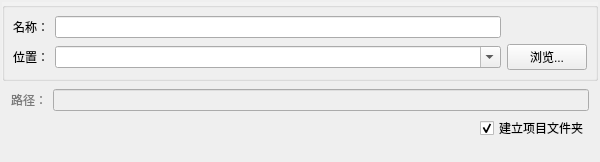
<?xml version="1.0" encoding="UTF-8"?>
<ui version="4.0">
 <class>P_ProjectCreate</class>
 <widget class="QWidget" name="P_ProjectCreate">
  <property name="geometry">
   <rect>
    <x>0</x>
    <y>0</y>
    <width>600</width>
    <height>162</height>
   </rect>
  </property>
  <property name="windowTitle">
   <string>Form</string>
  </property>
  <layout class="QVBoxLayout" name="verticalLayout">
   <property name="spacing">
    <number>4</number>
   </property>
   <property name="leftMargin">
    <number>2</number>
   </property>
   <property name="topMargin">
    <number>2</number>
   </property>
   <property name="rightMargin">
    <number>2</number>
   </property>
   <property name="bottomMargin">
    <number>2</number>
   </property>
   <item>
    <widget class="QGroupBox" name="groupBox">
     <property name="styleSheet">
      <string notr="true">#groupBox{
	background-color:rgba(255,255,255,55);
}</string>
     </property>
     <property name="title">
      <string/>
     </property>
     <layout class="QGridLayout" name="gridLayout" columnstretch="0,1,0">
      <property name="leftMargin">
       <number>8</number>
      </property>
      <property name="topMargin">
       <number>8</number>
      </property>
      <property name="rightMargin">
       <number>8</number>
      </property>
      <property name="bottomMargin">
       <number>8</number>
      </property>
      <item row="0" column="0">
       <widget class="QLabel" name="label">
        <property name="text">
         <string>名称：</string>
        </property>
       </widget>
      </item>
      <item row="0" column="1">
       <widget class="QLineEdit" name="lineEdit_name"/>
      </item>
      <item row="1" column="0">
       <widget class="QLabel" name="label_2">
        <property name="text">
         <string>位置：</string>
        </property>
       </widget>
      </item>
      <item row="1" column="1">
       <widget class="QComboBox" name="comboBox_path">
        <property name="editable">
         <bool>true</bool>
        </property>
       </widget>
      </item>
      <item row="1" column="2">
       <widget class="QPushButton" name="pushButton">
        <property name="text">
         <string>浏览...</string>
        </property>
       </widget>
      </item>
     </layout>
    </widget>
   </item>
   <item>
    <widget class="QWidget" name="widget" native="true">
     <layout class="QGridLayout" name="gridLayout_2" columnstretch="0,1,0">
      <property name="leftMargin">
       <number>9</number>
      </property>
      <property name="topMargin">
       <number>4</number>
      </property>
      <property name="rightMargin">
       <number>9</number>
      </property>
      <property name="bottomMargin">
       <number>4</number>
      </property>
      <property name="verticalSpacing">
       <number>5</number>
      </property>
      <item row="0" column="0">
       <widget class="QLabel" name="label_4">
        <property name="styleSheet">
         <string notr="true">color: rgb(122, 122, 122);</string>
        </property>
        <property name="text">
         <string>路径：</string>
        </property>
       </widget>
      </item>
      <item row="0" column="1" colspan="2">
       <widget class="QLineEdit" name="lineEdit_outPut">
        <property name="enabled">
         <bool>false</bool>
        </property>
       </widget>
      </item>
      <item row="1" column="1">
       <widget class="QWidget" name="widget_2" native="true"/>
      </item>
      <item row="1" column="2">
       <widget class="QCheckBox" name="checkBox">
        <property name="text">
         <string>建立项目文件夹</string>
        </property>
        <property name="checked">
         <bool>true</bool>
        </property>
       </widget>
      </item>
     </layout>
     <zorder>lineEdit_outPut</zorder>
     <zorder>label_4</zorder>
     <zorder>checkBox</zorder>
     <zorder>widget_2</zorder>
    </widget>
   </item>
   <item>
    <spacer name="verticalSpacer">
     <property name="orientation">
      <enum>Qt::Vertical</enum>
     </property>
     <property name="sizeHint" stdset="0">
      <size>
       <width>400</width>
       <height>29</height>
      </size>
     </property>
    </spacer>
   </item>
  </layout>
 </widget>
 <resources/>
 <connections/>
</ui>
